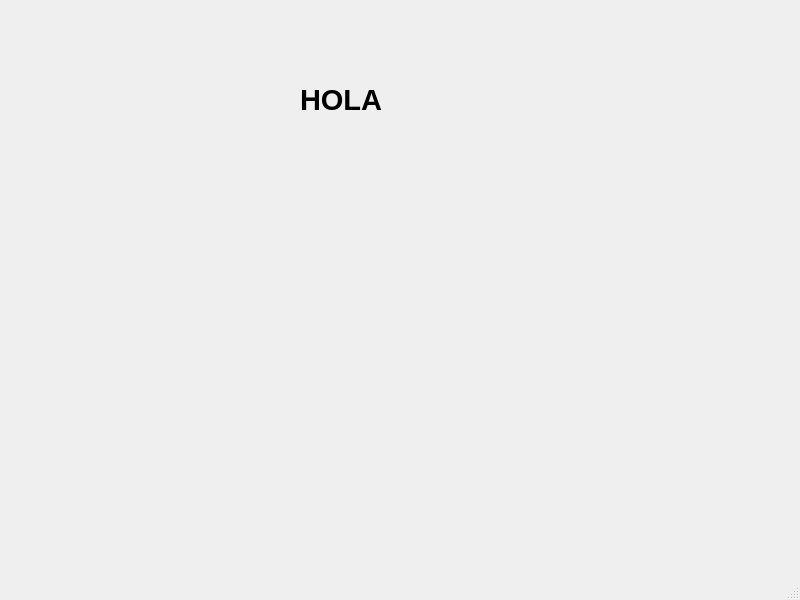
<?xml version="1.0" encoding="UTF-8"?>
<ui version="4.0">
 <class>MainWindow</class>
 <widget class="QMainWindow" name="MainWindow">
  <property name="geometry">
   <rect>
    <x>0</x>
    <y>0</y>
    <width>800</width>
    <height>600</height>
   </rect>
  </property>
  <property name="windowTitle">
   <string>MainWindow</string>
  </property>
  <widget class="QWidget" name="centralwidget">
   <widget class="QLabel" name="label">
    <property name="geometry">
     <rect>
      <x>300</x>
      <y>70</y>
      <width>111</width>
      <height>61</height>
     </rect>
    </property>
    <property name="text">
     <string>&lt;html&gt;&lt;head/&gt;&lt;body&gt;&lt;p&gt;&lt;span style=&quot; font-size:22pt; font-weight:700;&quot;&gt;HOLA&lt;/span&gt;&lt;/p&gt;&lt;/body&gt;&lt;/html&gt;</string>
    </property>
   </widget>
  </widget>
  <widget class="QMenuBar" name="menubar">
   <property name="geometry">
    <rect>
     <x>0</x>
     <y>0</y>
     <width>800</width>
     <height>21</height>
    </rect>
   </property>
  </widget>
  <widget class="QStatusBar" name="statusbar"/>
 </widget>
 <resources/>
 <connections/>
</ui>
